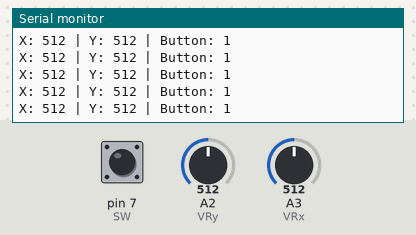
A sketch run on a simulated Arduino Uno, built with avr-gcc and run on an emulated ATmega328P. Parts: the last lines printed to the serial monitor. Inputs (shaded band) come from the test bench; at power-on: A2 (VRy) = 512, A3 (VRx) = 512, pin 7 (SW) HIGH.

Above: at 1.2 s.
1.3 s: A2 (VRy) set to 716
At 1.32 s:
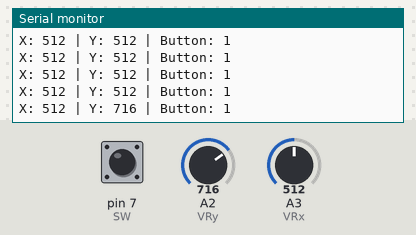
2.8 s: A3 (VRx) set to 716
At 2.83 s:
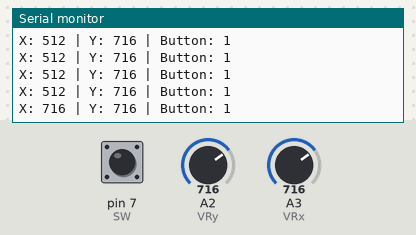
4.3 s: A2 (VRy) set to 1023
At 4.34 s:
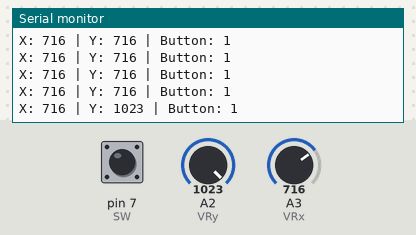
7.3 s: A2 (VRy) set to 0
At 7.36 s:
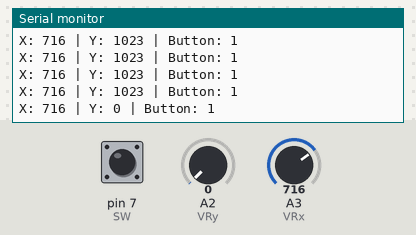
10.3 s: pin 7 (SW) pulled LOW for 0.15 s
At 10.38 s:
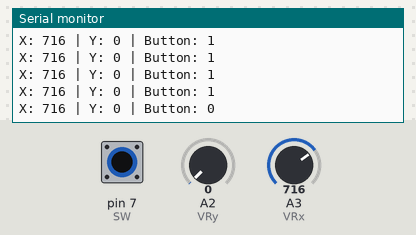
11.9 s: A3 (VRx) set to 900
At 11.99 s:
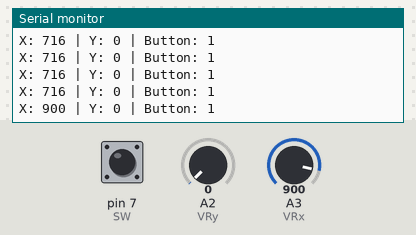
Timing chart, 0 to 14.4 s (numbered marks = the images above; inputs shaded):
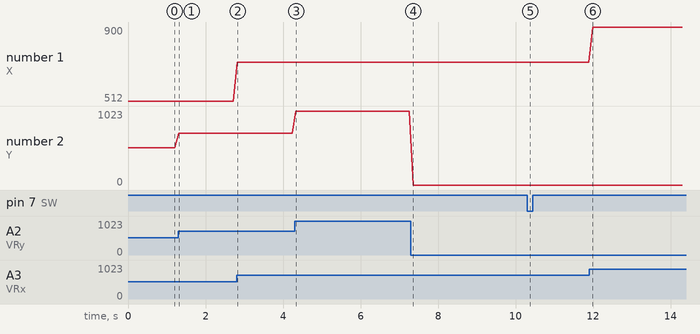

Measured:
- after the input at 1.3 s, the serial monitor: prints a new line at once (image 1)
- after the input at 2.8 s, the serial monitor: prints a new line at once (image 2)
- after the input at 4.3 s, the serial monitor: prints a new line at once (image 3)
- after the input at 7.3 s, the serial monitor: prints a new line after 0.06 s (image 4)
- after the input at 10.3 s, the serial monitor: prints a new line after 0.08 s (image 5)
- after the input at 11.9 s, the serial monitor: prints a new line after 0.09 s (image 6)
- plotted number 1: 716 → 900 after the input at 11.9 s
- plotted number 2: 512 → 716 after the input at 1.3 s, 716 → 1023 after the input at 4.3 s, 1023 → 0 after the input at 7.3 s

The sketch:

Joystick.ino
```cpp
/*
 * 名称   : Joystick
 * 功能   : 从摇杆读取数据
 * 作者   : http://www.keyes-robot.com/
*/
int VRx = A3;  //定义X轴引脚
int VRy = A2;  //定义Y轴引脚
int SW = 7;    //定义Z轴引脚
int xPosition = 0;  //设置变量xPosition初始值为0
int yPosition = 0;  //设置变量yPosition初始值为0
int SW_state = 0;  //设置变量SW_state初始值为0

void setup() {
Serial.begin(9600);
pinMode(VRx, INPUT);  //X轴引脚为输入模式
pinMode(VRy, INPUT);  //Y轴引脚为输入模式
pinMode(SW, INPUT_PULLUP);   //Z轴引脚为输入上拉模式
}

// 在loop()中，使用analogRead()读取X轴和Y轴的值
//并使用digitalRead()读取Z轴的值，然后显示它们。
void loop() {
  xPosition = analogRead(VRx);
  yPosition = analogRead(VRy);
  SW_state = digitalRead(SW);
  Serial.print("X: ");
  Serial.print(xPosition);
  Serial.print(" | Y: ");
  Serial.print(yPosition);
  Serial.print(" | Button: ");
  Serial.println(SW_state);
  delay(100);
}
```
